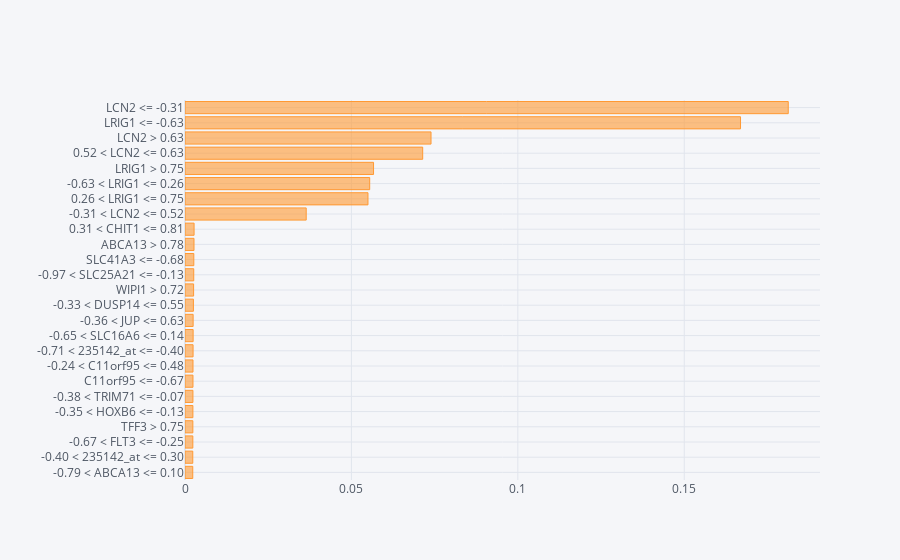
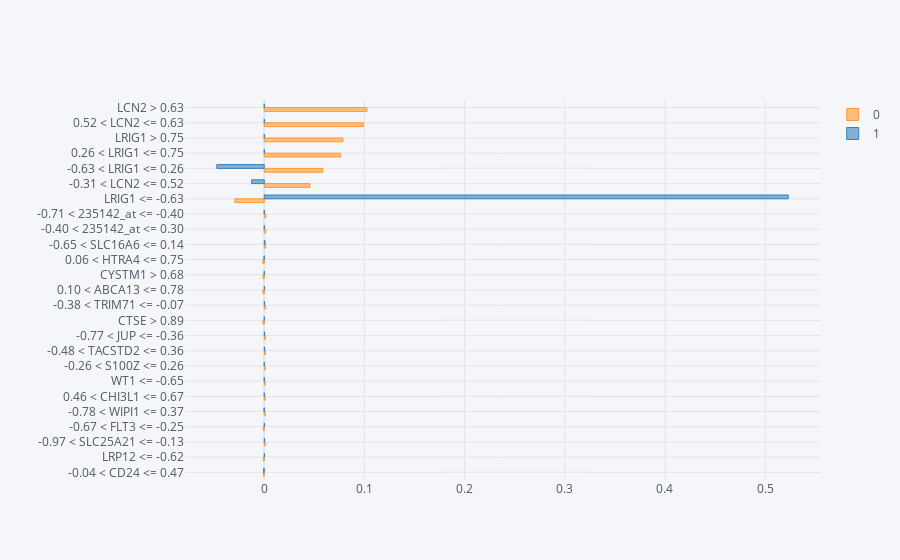

The notebook cell these images were saved under, in order:
### Code cell
#Plotting the aggregate importances
fig=np.abs(W.drop("prediction", axis=1)).mean(axis=0).sort_values(ascending=False).head(
    25
).sort_values(ascending=True).iplot(kind="barh")

#Aggregate importances split by classes
grped_coeff = W.groupby("prediction").mean()
 
grped_coeff = grped_coeff.T
grped_coeff["abs"] = np.abs(grped_coeff.iloc[:, 0])
grped_coeff.sort_values("abs", inplace=True, ascending=False)
grped_coeff.head(25).sort_values("abs", ascending=True).drop("abs", axis=1).iplot(
    kind="barh", bargap=0.5
)

### Figure 1 — Plotly figure (JSON) as saved in the notebook; plotly's stock layout.template omitted (floating-point values rounded to 4 significant figures)
{"data": [{"marker": {"color": "rgba(255, 153, 51, 0.6)", "line": {"color": "rgba(255, 153, 51, 1.0)", "width": 1}}, "name": "None", "orientation": "h", "text": "", "type": "bar", "x": [0.00233, 0.002337, 0.002354, 0.002358, 0.002373, 0.002383, 0.002399, 0.002402, 0.002424, 0.002444, 0.002446, 0.002527, 0.002584, 0.002626, 0.002649, 0.002706, 0.002731, 0.03642, 0.05498, 0.0555, 0.05665, 0.07142, 0.07392, 0.1669, 0.1812], "y": ["-0.79 < ABCA13 <= 0.10", "-0.40 < 235142_at <= 0.30", "-0.67 < FLT3 <= -0.25", "TFF3 > 0.75", "-0.35 < HOXB6 <= -0.13", "-0.38 < TRIM71 <= -0.07", "C11orf95 <= -0.67", "-0.24 < C11orf95 <= 0.48", "-0.71 < 235142_at <= -0.40", "-0.65 < SLC16A6 <= 0.14", "-0.36 < JUP <= 0.63", "-0.33 < DUSP14 <= 0.55", "WIPI1 > 0.72", "-0.97 < SLC25A21 <= -0.13", "SLC41A3 <= -0.68", "ABCA13 > 0.78", "0.31 < CHIT1 <= 0.81", "-0.31 < LCN2 <= 0.52", "0.26 < LRIG1 <= 0.75", "-0.63 < LRIG1 <= 0.26", "LRIG1 > 0.75", "0.52 < LCN2 <= 0.63", "LCN2 > 0.63", "LRIG1 <= -0.63", "LCN2 <= -0.31"]}], "layout": {"legend": {"bgcolor": "#F5F6F9", "font": {"color": "#4D5663"}}, "paper_bgcolor": "#F5F6F9", "plot_bgcolor": "#F5F6F9", "title": {"font": {"color": "#4D5663"}}, "xaxis": {"gridcolor": "#E1E5ED", "showgrid": true, "tickfont": {"color": "#4D5663"}, "title": {"font": {"color": "#4D5663"}, "text": ""}, "zerolinecolor": "#E1E5ED"}, "yaxis": {"gridcolor": "#E1E5ED", "showgrid": true, "tickfont": {"color": "#4D5663"}, "title": {"font": {"color": "#4D5663"}, "text": ""}, "zerolinecolor": "#E1E5ED"}}}

### Figure 2 — Plotly figure (JSON) as saved in the notebook; plotly's stock layout.template omitted (floating-point values rounded to 4 significant figures)
{"data": [{"marker": {"color": "rgba(255, 153, 51, 0.6)", "line": {"color": "rgba(255, 153, 51, 1.0)", "width": 1}}, "name": "0", "orientation": "h", "text": "", "type": "bar", "x": [-0.0009263, -0.0009299, 0.0009747, -0.0009838, 0.0009948, 0.001011, 0.00103, 0.001032, 0.001204, 0.001267, -0.001303, 0.001325, -0.001334, -0.001345, -0.001394, 0.001408, 0.001529, 0.001562, -0.02941, 0.0456, 0.05861, 0.0762, 0.07852, 0.09899, 0.1025], "y": ["-0.04 < CD24 <= 0.47", "LRP12 <= -0.62", "-0.97 < SLC25A21 <= -0.13", "-0.67 < FLT3 <= -0.25", "-0.78 < WIPI1 <= 0.37", "0.46 < CHI3L1 <= 0.67", "WT1 <= -0.65", "-0.26 < S100Z <= 0.26", "-0.48 < TACSTD2 <= 0.36", "-0.77 < JUP <= -0.36", "CTSE > 0.89", "-0.38 < TRIM71 <= -0.07", "0.10 < ABCA13 <= 0.78", "CYSTM1 > 0.68", "0.06 < HTRA4 <= 0.75", "-0.65 < SLC16A6 <= 0.14", "-0.40 < 235142_at <= 0.30", "-0.71 < 235142_at <= -0.40", "LRIG1 <= -0.63", "-0.31 < LCN2 <= 0.52", "-0.63 < LRIG1 <= 0.26", "0.26 < LRIG1 <= 0.75", "LRIG1 > 0.75", "0.52 < LCN2 <= 0.63", "LCN2 > 0.63"]}, {"marker": {"color": "rgba(55, 128, 191, 0.6)", "line": {"color": "rgba(55, 128, 191, 1.0)", "width": 1}}, "name": "1", "orientation": "h", "text": "", "type": "bar", "x": [-0.0006692, 0.0001493, 0.0002187, 0.0001299, -0.0002836, 0.0, 0.0, 0.0, 0.0003454, 0.0002158, 0.0, 0.0002692, 0.000151, 0.0, -0.0002322, 0.0007434, 5.023e-05, 0.0, 0.523, -0.01264, -0.04743, 0.0, 0.0, 0.0, 0.0], "y": ["-0.04 < CD24 <= 0.47", "LRP12 <= -0.62", "-0.97 < SLC25A21 <= -0.13", "-0.67 < FLT3 <= -0.25", "-0.78 < WIPI1 <= 0.37", "0.46 < CHI3L1 <= 0.67", "WT1 <= -0.65", "-0.26 < S100Z <= 0.26", "-0.48 < TACSTD2 <= 0.36", "-0.77 < JUP <= -0.36", "CTSE > 0.89", "-0.38 < TRIM71 <= -0.07", "0.10 < ABCA13 <= 0.78", "CYSTM1 > 0.68", "0.06 < HTRA4 <= 0.75", "-0.65 < SLC16A6 <= 0.14", "-0.40 < 235142_at <= 0.30", "-0.71 < 235142_at <= -0.40", "LRIG1 <= -0.63", "-0.31 < LCN2 <= 0.52", "-0.63 < LRIG1 <= 0.26", "0.26 < LRIG1 <= 0.75", "LRIG1 > 0.75", "0.52 < LCN2 <= 0.63", "LCN2 > 0.63"]}], "layout": {"bargap": 0.5, "legend": {"bgcolor": "#F5F6F9", "font": {"color": "#4D5663"}}, "paper_bgcolor": "#F5F6F9", "plot_bgcolor": "#F5F6F9", "title": {"font": {"color": "#4D5663"}}, "xaxis": {"gridcolor": "#E1E5ED", "showgrid": true, "tickfont": {"color": "#4D5663"}, "title": {"font": {"color": "#4D5663"}, "text": ""}, "zerolinecolor": "#E1E5ED"}, "yaxis": {"gridcolor": "#E1E5ED", "showgrid": true, "tickfont": {"color": "#4D5663"}, "title": {"font": {"color": "#4D5663"}, "text": ""}, "zerolinecolor": "#E1E5ED"}}}
